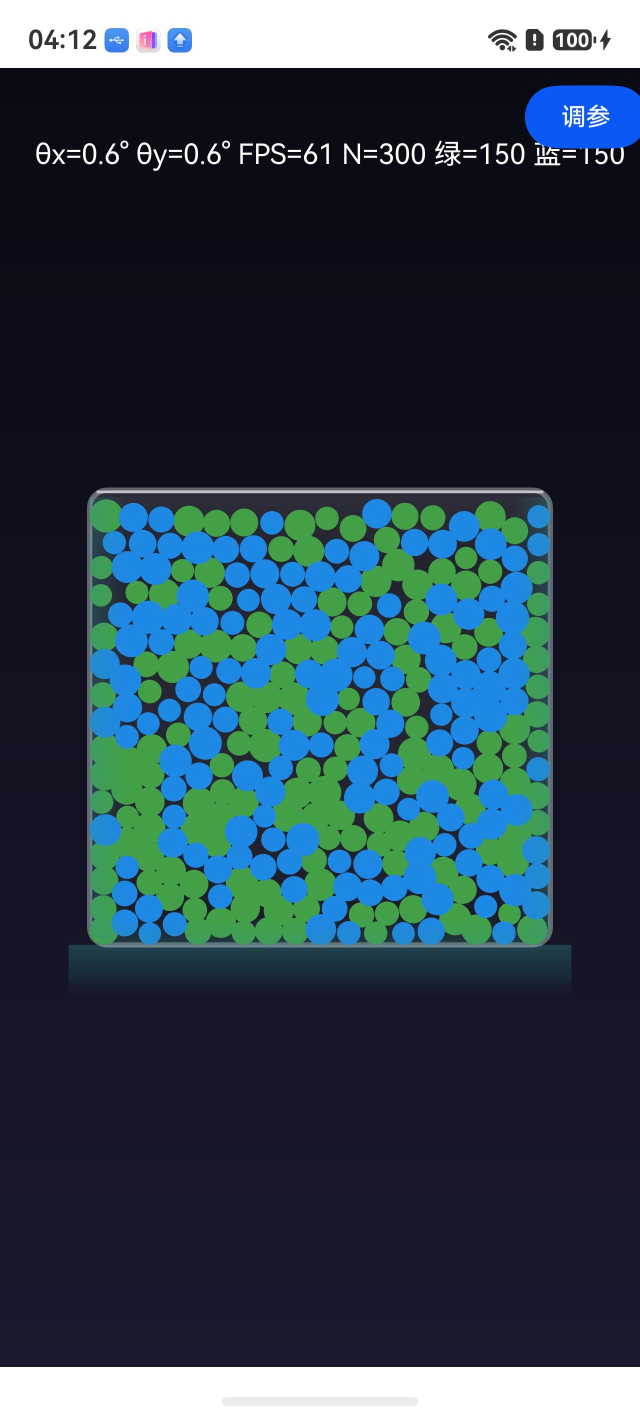
#> input picture s32a.jpeg, 1280 x 2832 px (shown at 1/2 size)
$ python -i analyze_p012_c_verify.py   (imports and definitions only)
#> lines starting #> are read from the running program, lines starting #| are printed output that depends on the picture; after the words box and inside, x2 and y2 are one past the last pixel; in counts of white or black regions, pixels touching at a corner belong together
# -*- coding: utf-8 -*-
# P-012 C-verify OFF/ON paired pixel analysis
# Hypothesis: C stratification adds horizontal stripe texture inside the light-sand
# (yellow) band. OFF (p012ablate=strat) should show lower row-luminance oscillation.
#
# 2026-10-22 (pipeline-rehearsal-P012-c-verify-v1.md §3 fixes P-3..P-6):
#   P-3  return frames were silently dropped -> now analyzed and reported in a
#        "return" section (residual-displacement check after tilt/return), and
#        every dropped/kept segment decision is registered in the output.
#   P-4  blue-band boundary drift (±1-2 rows from antialiased transition rows
#        feeding min/max) -> blue band is now the LONGEST CONTIGUOUS run of
#        rows with blue ratio >= 0.5 (not min/max), and the yellow band's top
#        is anchored below it consistently. band-bounds.json (frozen bounds)
#        is consumed when present (--bands option or auto-detect) and every
#        boundary source is recorded per frame.
#   P-5  SENTINEL (hard precondition for formal capture): for each pair the
#        static-0 OFF vs ON frames are pixel-diffed inside the container ROI;
#        if npx(|diff|>3) == 0 the pair is suspected of NO TREATMENT (both
#        arms rendered identically - the invalid-noTier failure mode). A
#        top-level SUSPECT_NO_TREATMENT flag plus per-pair details are
#        emitted; the process exits non-zero when any pair triggers so the
#        collection SOP stops immediately.
#   P-6  provenance block in the output header: tier/want parameters/seed/
#        build SHA read from collect-manifest.json in the data root when
#        present, plus directory name and analysis timestamp. Analysis
#        output can no longer be mistaken for another batch's.
import os, sys, json, time
from PIL import Image
import numpy as np

# Defaults preserved for reproducibility; CLI override added 2026-10-22 (P-012 C pipeline
# rehearsal on the archived invalid-noTier batch): argv[1]=data root, argv[2]=output json.
ROOT = r"D:\hmprojects\HelloWorld\test\artifacts\p012-c-verify-20261021"
if len(sys.argv) > 1:
    ROOT = sys.argv[1]
OUT_NAME = "analysis-pixel-v1.json"
if len(sys.argv) > 2:
    OUT_NAME = sys.argv[2]
# --bands=<path>: consume a frozen band-bounds.json instead of per-frame detection.
BANDS_PATH = None
# [3 lines not run here, left out]

# Container box measured from 516x1080 frames: x ~ [66,450], y ~ [336,750]
BOX_X0, BOX_X1 = 80, 436
BOX_Y0, BOX_Y1 = 345, 742
# Sentinel diff threshold: |channel diff| > 3 counts as a differing pixel.
SENTINEL_DIFF_THRESHOLD = 3
BLUE_RATIO_THRESHOLD = 0.5

BAND_KEYS = {"static", "tilt", "return"}


def lum(img):
    a = np.asarray(img.convert("RGB"), dtype=np.float64)
    return 0.299*a[:,:,0] + 0.587*a[:,:,1] + 0.114*a[:,:,2]


def longest_contiguous(arr_bool):
    """Longest run of True; returns (start, end) inclusive, or (None, None)."""
    best = (None, None)
    run_start = None
    for i, v in enumerate(arr_bool):
        if v and run_start is None:
            run_start = i
        elif not v and run_start is not None:
            if best[0] is None or (i - run_start) > (best[1] - best[0]):
                best = (run_start, i - 1)
            run_start = None
    if run_start is not None:
        if best[0] is None or (len(arr_bool) - run_start) > (best[1] - best[0]):
            best = (run_start, len(arr_bool) - 1)
    return best


# [14 lines left out: function _sustained_runs, not called in this run]


def roi_box(W, H):
    sx, sy = W/516.0, H/1080.0
    return int(BOX_X0*sx), int(BOX_X1*sx), int(BOX_Y0*sy), int(BOX_Y1*sy)


def frame_masks(img, x0, x1, y0, y1):
    a = np.asarray(img.convert("RGB"), dtype=np.float64)
    R, G, B = a[:,:,0], a[:,:,1], a[:,:,2]
    lum = 0.299*R + 0.587*G + 0.114*B
    # Canonical palette (p012tier absent - invalid-noTier batch): saturated
    # dark blue water / yellow light sand / green heavy sand.
    blue = (B > R+20) & (B > 60)
    green = (G > R+20) & (G > B+10)
    yellow = (R > B+30) & (G > B+20) & (R>80)
    # Tiered-palette fallback (p012tier=3 - EAB+C valid batch): pale cyan
    # water (B>R slightly, high lum), cream light sand (R>B, very bright),
    # textured green heavy sand. Selected when the canonical masks find no
    # blue rows; recorded in bandSource so the palette in use is auditable.
    pale_blue = (B > R+3) & (lum > 150) & (lum < 235) & (B > 180)
    cream = (R > B+5) & (lum > 225) & (R > 235)
    pale_green = (G > R+10) & (G > B+10)
    row_blue = blue[:, x0:x1].mean(axis=1)
    if not (row_blue > BLUE_RATIO_THRESHOLD).any() \
            and (pale_blue[:, x0:x1].mean(axis=1) > BLUE_RATIO_THRESHOLD).any():
        blue, yellow, green = pale_blue, cream, pale_green
        tiered = True
    else:
        tiered = False
    return a, blue, green, yellow, tiered


def frozen_bounds(bands_data, fname):
    """band-bounds.json lookup: exact filename key first, then none."""
    if bands_data is None:
        return None
    if isinstance(bands_data, dict) and fname in bands_data:
        v = bands_data[fname]
        # rehearsal batch format: [yBlue0, yBlue1, yYellow0, yYellow1, yGreen0, yGreen1]
        if isinstance(v, list) and len(v) == 6:
            return {"blue": [v[0], v[1]], "yellow": [v[2], v[3]], "green": [v[4], v[5]]}
        if isinstance(v, dict):
            return v
    return None


def analyze_frame(path, bands_data=None):
#> called with path = '../s32a.jpeg'
    img = Image.open(path)
#> img is the input picture: PIL image 1280x2832 RGB; mean R, G, B 45.4, 66, 78.3
    L = lum(img)
    W, H = img.size
    x0, x1, y0, y1 = roi_box(W, H)
    res = {"file": os.path.basename(path), "size": [W, H]}
    a, blue, green, yellow, tiered = frame_masks(img, x0, x1, y0, y1)
#> in frame_masks, `R, G, B = a[:,:,0], a[:,:,1], a[:,:,2]`:
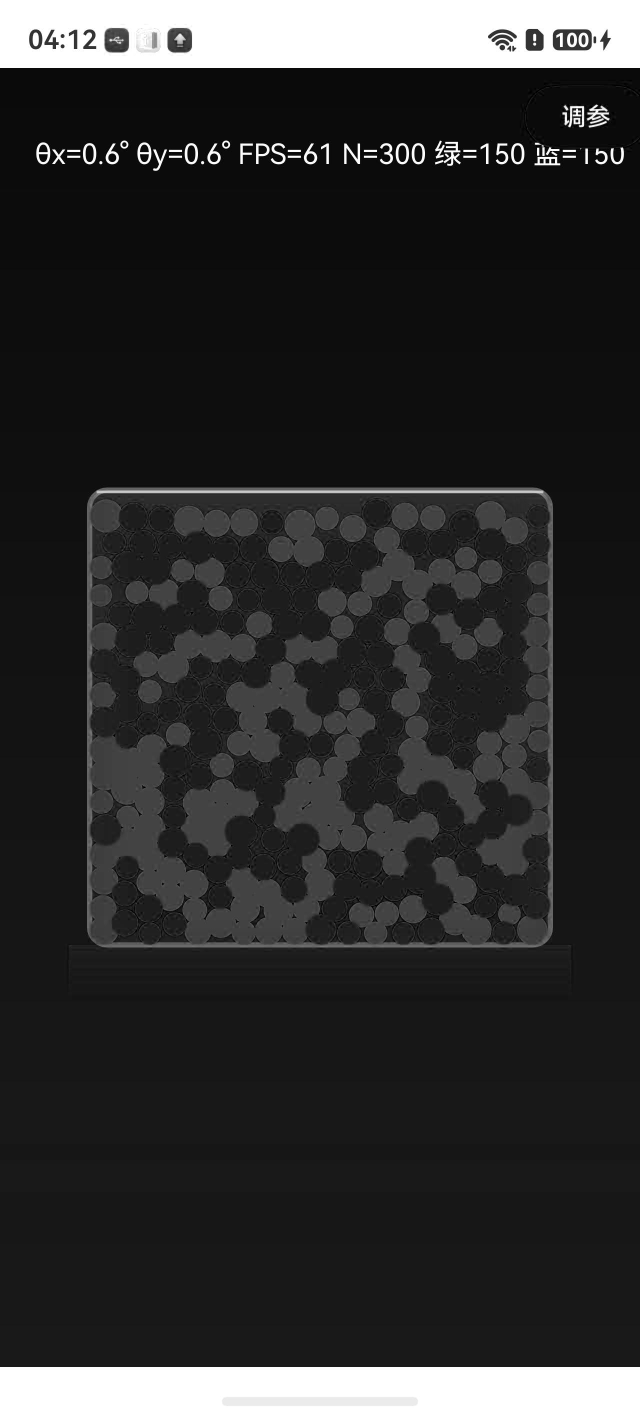
#> R: shape (2832, 1280) float64 (shown at 1/2 size); min 0, max 255, mean 45.4
#> in frame_masks, `R, G, B = a[:,:,0], a[:,:,1], a[:,:,2]`:
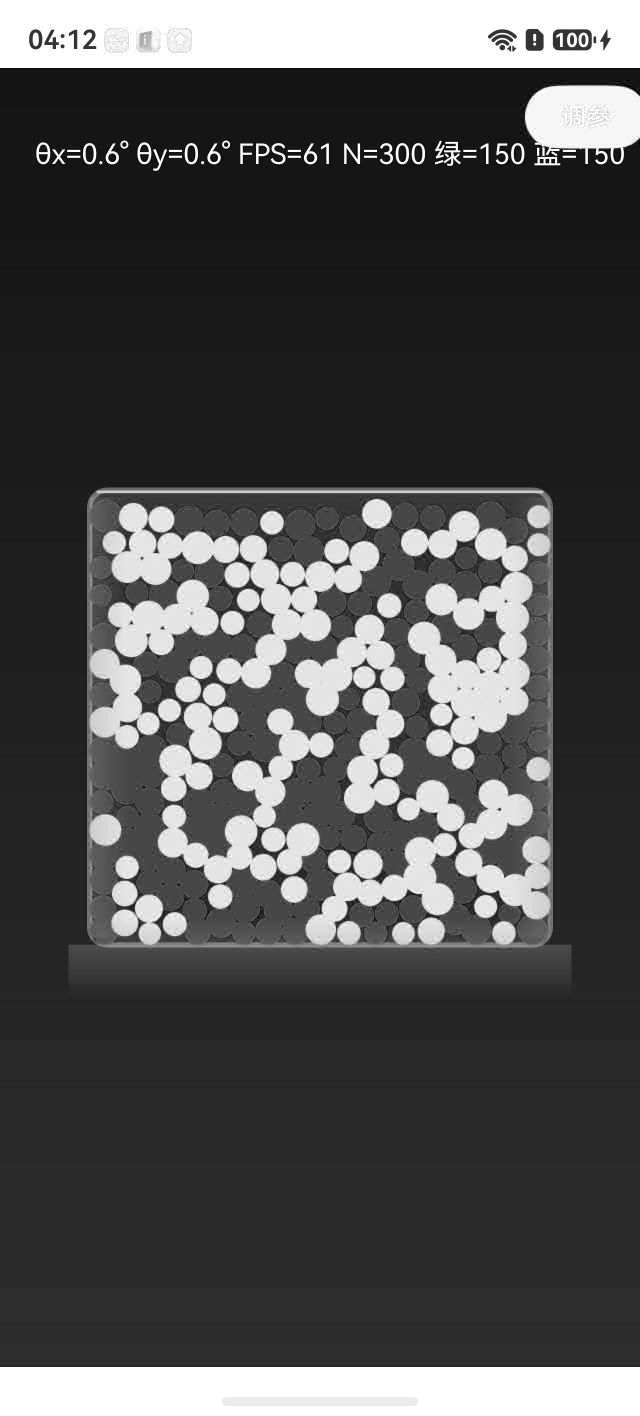
#> B: shape (2832, 1280) float64 (shown at 1/2 size); min 0, max 255, mean 78.3
#> in frame_masks, `blue = (B > R+20) & (B > 60)`:
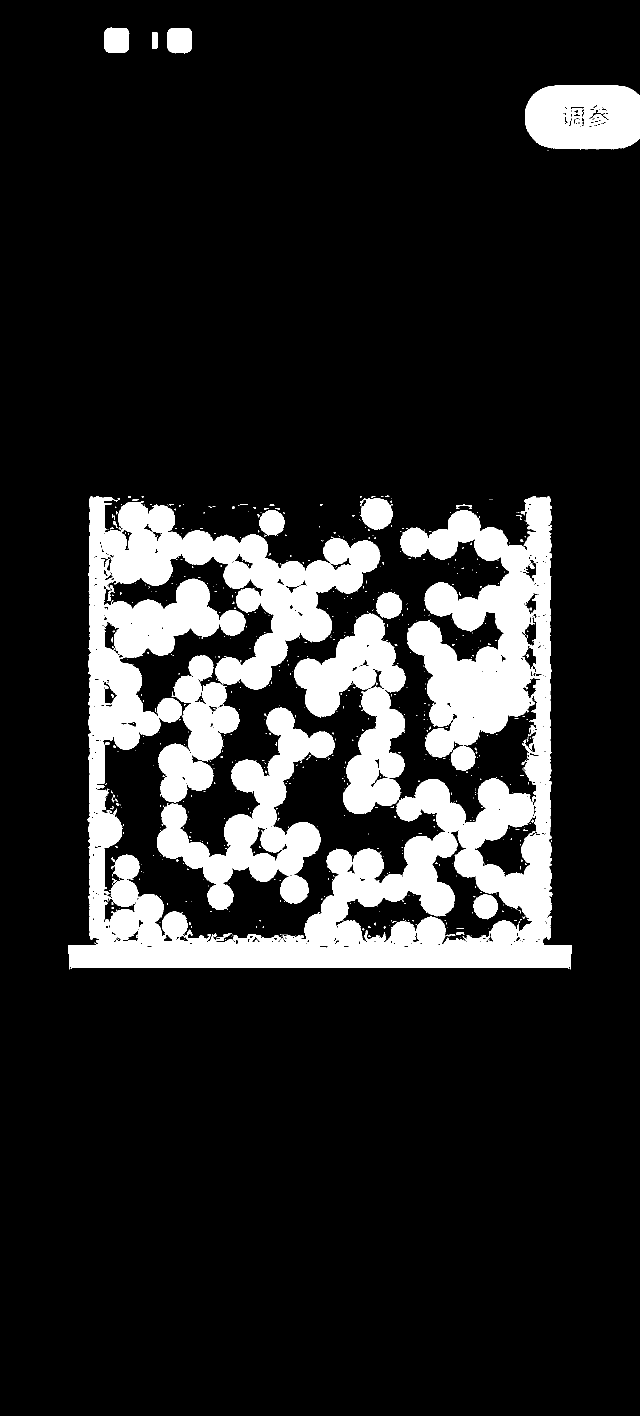
#> blue: shape (2832, 1280) bool (shown at 1/2 size); 14.7% white; 687 white regions (644 under 20 px), largest, box (x1, y1, x2, y2) and area: (137, 992, 1143, 1939) 373768, (314, 1414, 670, 1820) 46071, (588, 1227, 811, 1628) 41065
#> in frame_masks, `pale_blue = (B > R+3) & (lum > 150) & (lum < 235) & (B > 180)`:
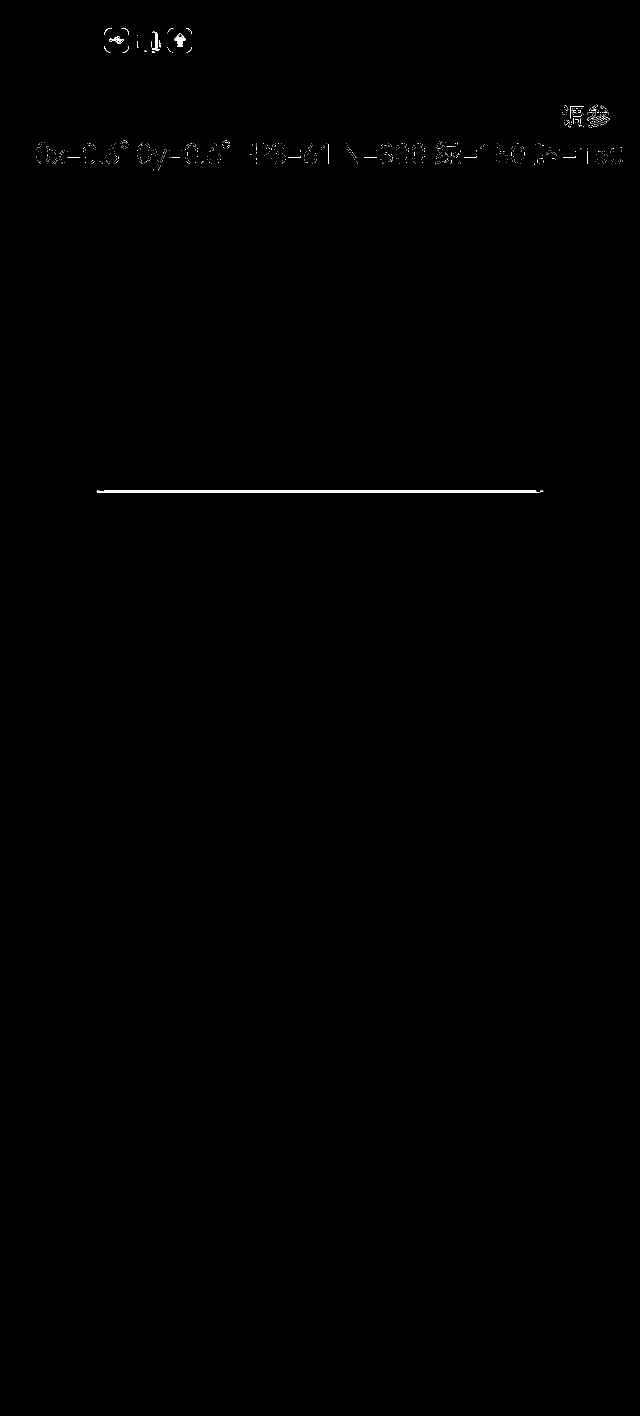
#> pale_blue: shape (2832, 1280) bool (shown at 1/2 size); 0.19% white; 789 white regions (769 under 20 px), largest, box (x1, y1, x2, y2) and area: (193, 981, 1079, 986) 4395, (348, 67, 372, 89) 264, (304, 63, 320, 102) 237
#> in frame_masks, `row_blue = blue[:, x0:x1].mean(axis=1)`: row_blue = 2832 values, max 1 at index 1890, min 0 at index 0, mean 0.188
#> tiered = False
    rowb = blue[:, x0:x1].mean(axis=1)
#> rowb has the same summary as row_blue in frame_masks
    rowg = green[:, x0:x1].mean(axis=1)
#> rowg = 2832 values, max 0.661 at index 1839, min 0 at index 0, mean 0.134
    rowy = yellow[:, x0:x1].mean(axis=1)
#> rowy = 2832 values, max 0.00227 at index 1120, min 0 at index 0, mean 4.8e-06
    rowR = a[:,:,0][:, x0:x1].mean(axis=1)
#> rowR = 2832 values, max 255 at index 0, min 9.88 at index 185, mean 47.73
    if not (blue.any() and yellow.any() and green.any()):
        res["error"] = "band classification failed"
        return res
    res["palette"] = "tiered" if tiered else "canonical"
    frozen = frozen_bounds(bands_data, os.path.basename(path))
    if frozen is not None:
        yB0, yB1 = frozen["blue"]
        yY0, yY1 = frozen["yellow"]
        yG0, yG1 = frozen["green"]
        res["bandSource"] = "frozen-band-bounds"
    else:
        # P-4: blue band = longest contiguous run of rows with blue ratio >= 0.5
        # (antialiased transition rows no longer stretch the boundary via min/max).
        in_window = rowb[y0:y1] > BLUE_RATIO_THRESHOLD
        b_start, b_end = longest_contiguous(in_window)
#> the loop in longest_contiguous, `for i, v in enumerate(arr_bool):` made 1041 passes
#> best on passes 226, 380, 568: (167, 224), (285, 378), (411, 566)
#> b_start = 411; b_end = 566
        if b_start is None:
            res["error"] = "blue band not found"
            return res
        yB0, yB1 = y0 + b_start, y0 + b_end
#> yB0 = 1315; yB1 = 1470
#> (the run stopped early here; a loop or call above may not have finished)

$ run again, on s34a.jpeg
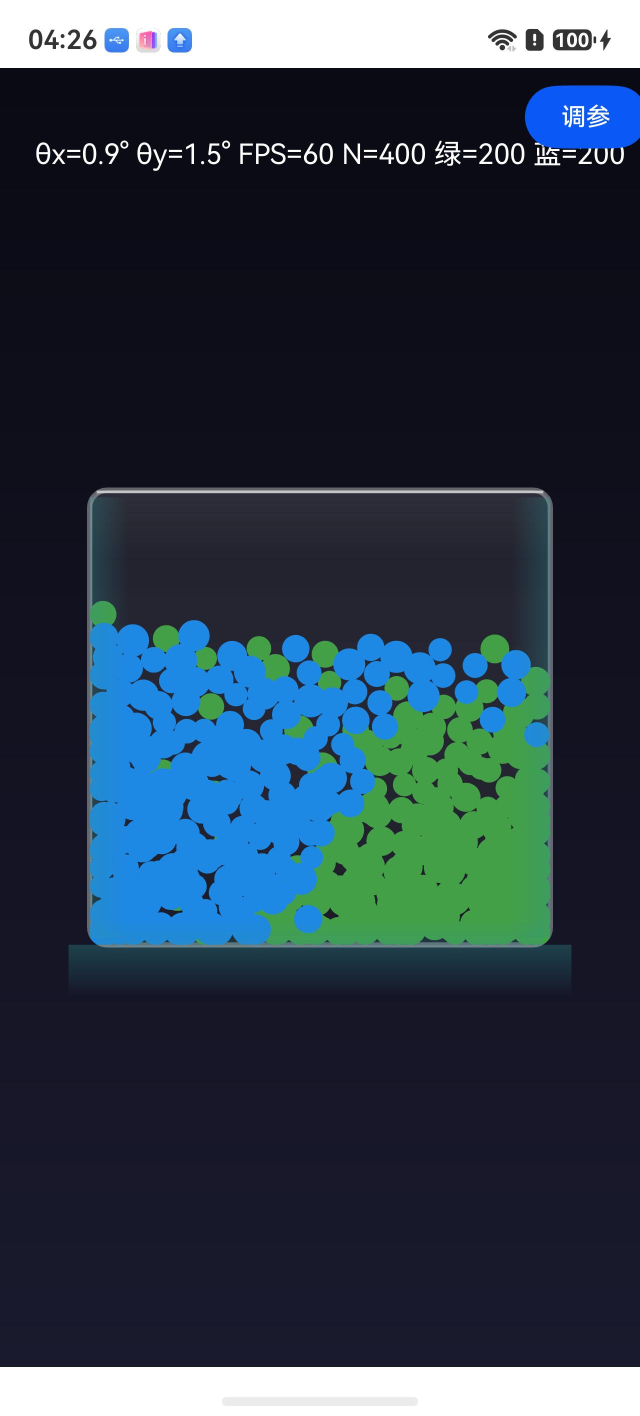
#> input picture s34a.jpeg, 1280 x 2832 px (shown at 1/2 size)
#> in analyze_frame, img is the input picture: PIL image 1280x2832 RGB; mean R, G, B 44.5, 60.4, 74.9
#> in frame_masks, `blue = (B > R+20) & (B > 60)`:
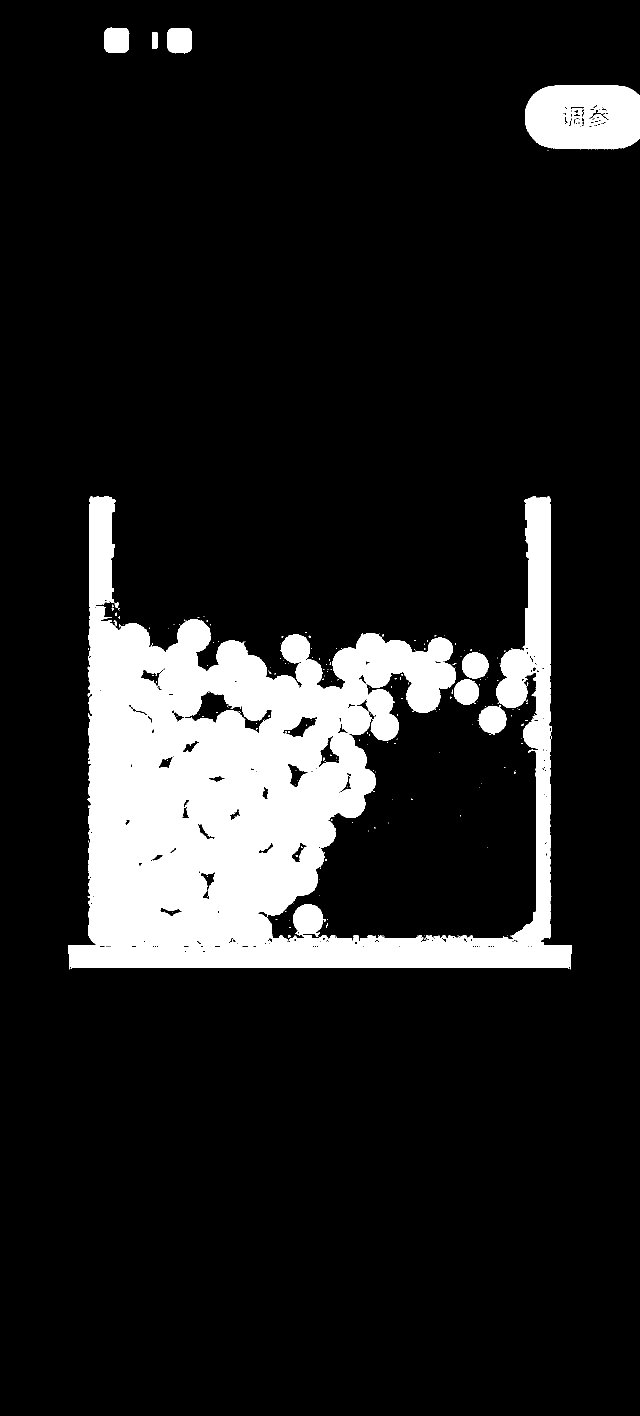
#> blue: shape (2832, 1280) bool (shown at 1/2 size); 12.6% white; 210 white regions (199 under 20 px), largest, box (x1, y1, x2, y2) and area: (137, 992, 1143, 1939) 417643, (1050, 170, 1280, 299) 26066, (955, 1410, 1013, 1470) 2400
#> in frame_masks, `green = (G > R+20) & (G > B+10)`:
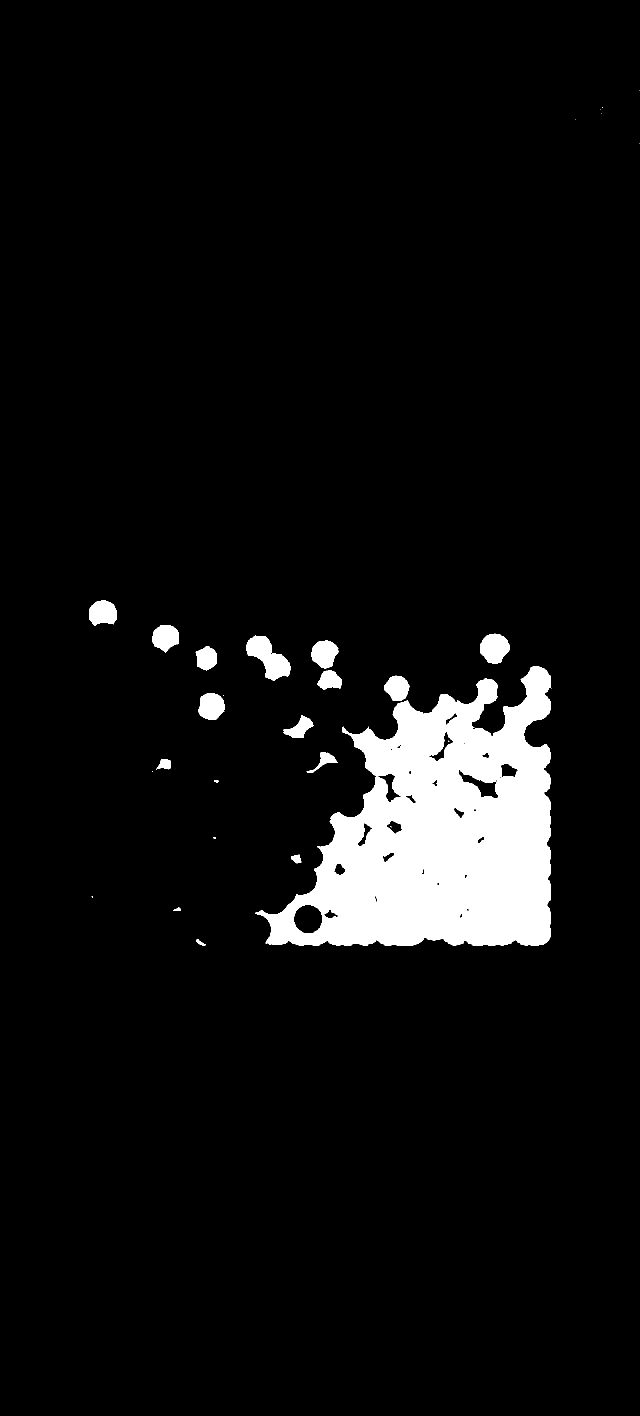
#> green: shape (2832, 1280) bool (shown at 1/2 size); 6% white; 30 white regions (13 under 20 px), largest, box (x1, y1, x2, y2) and area: (510, 1333, 1102, 1892) 195379, (492, 1271, 581, 1362) 4091, (960, 1267, 1019, 1327) 2629
#> yellow: shape (2832, 1280) bool; every value is 0
#> pale_blue: shape (2832, 1280) bool; 0.19% white; 823 white regions (805 under 20 px), largest, box (x1, y1, x2, y2) and area: (193, 981, 1079, 986) 4395, (348, 67, 372, 89) 264, (304, 63, 320, 102) 237
#> cream: shape (2832, 1280) bool; 0.01% white in thin lines or dots, all inside (x1, y1, x2, y2) = (208, 48, 1247, 301)
#> pale_green: shape (2832, 1280) bool; 6% white; 45 white regions (28 under 20 px), largest, box (x1, y1, x2, y2) and area: (510, 1333, 1102, 1892) 195514, (492, 1271, 581, 1362) 4108, (960, 1267, 1019, 1327) 2632
#> row_blue = 2832 values, max 1 at index 1888, min 0 at index 0, mean 0.157
#> tiered = False
#> rowb has the same summary as row_blue in frame_masks
#> rowg = 2832 values, max 0.615 at index 1874, min 0 at index 0, mean 0.0835
#> rowy = 2832 values from 0 to 0
#> rowR = 2832 values, max 255 at index 0, min 9.88 at index 185, mean 46.54
